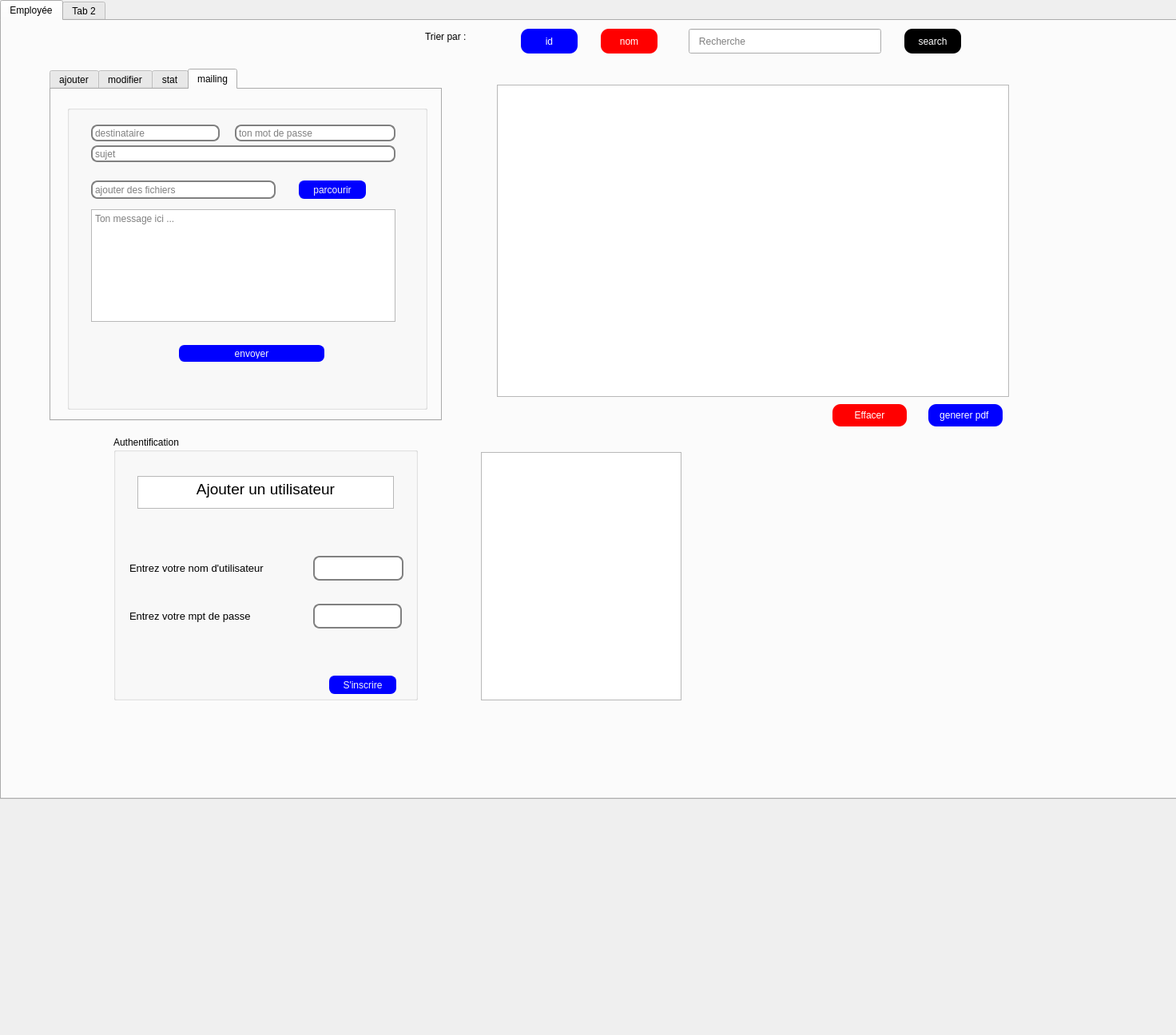
<?xml version="1.0" encoding="UTF-8"?>
<ui version="4.0">
 <class>gestionemploye</class>
 <widget class="QDialog" name="gestionemploye">
  <property name="geometry">
   <rect>
    <x>0</x>
    <y>0</y>
    <width>1472</width>
    <height>1296</height>
   </rect>
  </property>
  <property name="windowTitle">
   <string>Dialog</string>
  </property>
  <widget class="QTabWidget" name="tabWidget">
   <property name="geometry">
    <rect>
     <x>0</x>
     <y>0</y>
     <width>1531</width>
     <height>1001</height>
    </rect>
   </property>
   <property name="currentIndex">
    <number>0</number>
   </property>
   <widget class="QWidget" name="tab_9">
    <attribute name="title">
     <string>Employée</string>
    </attribute>
    <widget class="QLineEdit" name="lineEdit_7">
     <property name="geometry">
      <rect>
       <x>860</x>
       <y>10</y>
       <width>241</width>
       <height>31</height>
      </rect>
     </property>
     <property name="placeholderText">
      <string>   Recherche</string>
     </property>
    </widget>
    <widget class="QPushButton" name="pushButton_11">
     <property name="geometry">
      <rect>
       <x>1130</x>
       <y>10</y>
       <width>71</width>
       <height>31</height>
      </rect>
     </property>
     <property name="styleSheet">
      <string notr="true">background-color:black;
font 700 10pt &quot;segoe Print&quot; ;
color:white ;
border-radius : 10px ;
</string>
     </property>
     <property name="text">
      <string>search</string>
     </property>
    </widget>
    <widget class="QTabWidget" name="tabWidget_3">
     <property name="geometry">
      <rect>
       <x>60</x>
       <y>60</y>
       <width>491</width>
       <height>441</height>
      </rect>
     </property>
     <property name="styleSheet">
      <string notr="true">font: 75 8pt &quot;MS Shell Dlg 2&quot;;</string>
     </property>
     <property name="currentIndex">
      <number>3</number>
     </property>
     <widget class="QWidget" name="tab_10">
      <attribute name="title">
       <string>ajouter</string>
      </attribute>
      <widget class="QLabel" name="label_21">
       <property name="geometry">
        <rect>
         <x>60</x>
         <y>40</y>
         <width>101</width>
         <height>21</height>
        </rect>
       </property>
       <property name="text">
        <string>id</string>
       </property>
      </widget>
      <widget class="QLineEdit" name="salaire_e_5">
       <property name="geometry">
        <rect>
         <x>140</x>
         <y>190</y>
         <width>111</width>
         <height>22</height>
        </rect>
       </property>
      </widget>
      <widget class="QLineEdit" name="mail_e_5">
       <property name="geometry">
        <rect>
         <x>140</x>
         <y>250</y>
         <width>113</width>
         <height>22</height>
        </rect>
       </property>
      </widget>
      <widget class="QPushButton" name="ajouter_e_3">
       <property name="geometry">
        <rect>
         <x>340</x>
         <y>340</y>
         <width>93</width>
         <height>28</height>
        </rect>
       </property>
       <property name="styleSheet">
        <string notr="true">background-color:blue ;
font 700 10pt &quot;segoe Print&quot; ;
color:white ;
border-radius : 10px ;
</string>
       </property>
       <property name="text">
        <string>ajouter</string>
       </property>
      </widget>
      <widget class="QLineEdit" name="nom_e_5">
       <property name="geometry">
        <rect>
         <x>140</x>
         <y>90</y>
         <width>113</width>
         <height>22</height>
        </rect>
       </property>
      </widget>
      <widget class="QLineEdit" name="id_e_5">
       <property name="geometry">
        <rect>
         <x>140</x>
         <y>40</y>
         <width>113</width>
         <height>22</height>
        </rect>
       </property>
      </widget>
      <widget class="QLabel" name="label_22">
       <property name="geometry">
        <rect>
         <x>60</x>
         <y>190</y>
         <width>81</width>
         <height>16</height>
        </rect>
       </property>
       <property name="text">
        <string>salaire</string>
       </property>
      </widget>
      <widget class="QLabel" name="label_23">
       <property name="geometry">
        <rect>
         <x>60</x>
         <y>260</y>
         <width>56</width>
         <height>16</height>
        </rect>
       </property>
       <property name="text">
        <string>mail :</string>
       </property>
      </widget>
      <widget class="QLabel" name="label_24">
       <property name="geometry">
        <rect>
         <x>60</x>
         <y>140</y>
         <width>56</width>
         <height>16</height>
        </rect>
       </property>
       <property name="text">
        <string>prenom :</string>
       </property>
      </widget>
      <widget class="QLabel" name="label_25">
       <property name="geometry">
        <rect>
         <x>60</x>
         <y>90</y>
         <width>101</width>
         <height>21</height>
        </rect>
       </property>
       <property name="text">
        <string>nom :</string>
       </property>
      </widget>
      <widget class="QLineEdit" name="prenom_e_5">
       <property name="geometry">
        <rect>
         <x>140</x>
         <y>140</y>
         <width>113</width>
         <height>22</height>
        </rect>
       </property>
      </widget>
     </widget>
     <widget class="QWidget" name="tab_11">
      <attribute name="title">
       <string>modifier</string>
      </attribute>
      <widget class="QLabel" name="label_26">
       <property name="geometry">
        <rect>
         <x>50</x>
         <y>150</y>
         <width>56</width>
         <height>16</height>
        </rect>
       </property>
       <property name="text">
        <string>prenom :</string>
       </property>
      </widget>
      <widget class="QLineEdit" name="id_e_6">
       <property name="geometry">
        <rect>
         <x>130</x>
         <y>50</y>
         <width>113</width>
         <height>22</height>
        </rect>
       </property>
      </widget>
      <widget class="QLabel" name="label_27">
       <property name="geometry">
        <rect>
         <x>50</x>
         <y>270</y>
         <width>56</width>
         <height>16</height>
        </rect>
       </property>
       <property name="text">
        <string>mail :</string>
       </property>
      </widget>
      <widget class="QLineEdit" name="mail_e_6">
       <property name="geometry">
        <rect>
         <x>130</x>
         <y>260</y>
         <width>113</width>
         <height>22</height>
        </rect>
       </property>
      </widget>
      <widget class="QLabel" name="label_28">
       <property name="geometry">
        <rect>
         <x>50</x>
         <y>200</y>
         <width>81</width>
         <height>16</height>
        </rect>
       </property>
       <property name="text">
        <string>salaire</string>
       </property>
      </widget>
      <widget class="QLineEdit" name="salaire_e_6">
       <property name="geometry">
        <rect>
         <x>130</x>
         <y>200</y>
         <width>111</width>
         <height>22</height>
        </rect>
       </property>
      </widget>
      <widget class="QLineEdit" name="prenom_e_6">
       <property name="geometry">
        <rect>
         <x>130</x>
         <y>150</y>
         <width>113</width>
         <height>22</height>
        </rect>
       </property>
      </widget>
      <widget class="QLabel" name="label_29">
       <property name="geometry">
        <rect>
         <x>50</x>
         <y>50</y>
         <width>101</width>
         <height>21</height>
        </rect>
       </property>
       <property name="text">
        <string>id</string>
       </property>
      </widget>
      <widget class="QLabel" name="label_30">
       <property name="geometry">
        <rect>
         <x>50</x>
         <y>100</y>
         <width>101</width>
         <height>21</height>
        </rect>
       </property>
       <property name="text">
        <string>nom :</string>
       </property>
      </widget>
      <widget class="QLineEdit" name="nom_e_6">
       <property name="geometry">
        <rect>
         <x>130</x>
         <y>100</y>
         <width>113</width>
         <height>22</height>
        </rect>
       </property>
      </widget>
      <widget class="QPushButton" name="UPDATE_3">
       <property name="geometry">
        <rect>
         <x>330</x>
         <y>330</y>
         <width>93</width>
         <height>28</height>
        </rect>
       </property>
       <property name="styleSheet">
        <string notr="true">background-color:blue ;
font 700 10pt &quot;segoe Print&quot; ;
color:white ;
border-radius : 10px ;
</string>
       </property>
       <property name="text">
        <string>mettre a jour</string>
       </property>
      </widget>
     </widget>
     <widget class="QWidget" name="stat_3">
      <attribute name="title">
       <string>stat</string>
      </attribute>
      <widget class="QWidget" name="stats_5" native="true">
       <property name="geometry">
        <rect>
         <x>20</x>
         <y>30</y>
         <width>441</width>
         <height>361</height>
        </rect>
       </property>
      </widget>
     </widget>
     <widget class="QWidget" name="mailing_3">
      <attribute name="title">
       <string>mailing</string>
      </attribute>
      <widget class="QGroupBox" name="groupBox_4">
       <property name="geometry">
        <rect>
         <x>20</x>
         <y>20</y>
         <width>451</width>
         <height>381</height>
        </rect>
       </property>
       <property name="title">
        <string/>
       </property>
       <widget class="QTextEdit" name="msg_3">
        <property name="geometry">
         <rect>
          <x>30</x>
          <y>130</y>
          <width>381</width>
          <height>141</height>
         </rect>
        </property>
        <property name="styleSheet">
         <string notr="true">font: 75 12pt &quot;NSimSun&quot;;</string>
        </property>
        <property name="html">
         <string>&lt;!DOCTYPE HTML PUBLIC &quot;-//W3C//DTD HTML 4.0//EN&quot; &quot;http://www.w3.org/TR/REC-html40/strict.dtd&quot;&gt;
&lt;html&gt;&lt;head&gt;&lt;meta name=&quot;qrichtext&quot; content=&quot;1&quot; /&gt;&lt;style type=&quot;text/css&quot;&gt;
p, li { white-space: pre-wrap; }
&lt;/style&gt;&lt;/head&gt;&lt;body style=&quot; font-family:'NSimSun'; font-size:12pt; font-weight:72; font-style:normal;&quot;&gt;
&lt;p style=&quot;-qt-paragraph-type:empty; margin-top:0px; margin-bottom:0px; margin-left:0px; margin-right:0px; -qt-block-indent:0; text-indent:0px;&quot;&gt;&lt;br /&gt;&lt;/p&gt;&lt;/body&gt;&lt;/html&gt;</string>
        </property>
        <property name="placeholderText">
         <string>Ton message ici ...</string>
        </property>
       </widget>
       <widget class="QLineEdit" name="mail_pass_3">
        <property name="geometry">
         <rect>
          <x>210</x>
          <y>24</y>
          <width>201</width>
          <height>21</height>
         </rect>
        </property>
        <property name="styleSheet">
         <string notr="true">QLineEdit {
padding: 1px;
border-style: solid;
border: 2px solid gray;
border-radius: 8px;
font: 75 12pt &quot;NSimSun&quot;;
}</string>
        </property>
        <property name="echoMode">
         <enum>QLineEdit::Password</enum>
        </property>
        <property name="placeholderText">
         <string>ton mot de passe</string>
        </property>
       </widget>
       <widget class="QLineEdit" name="file_3">
        <property name="geometry">
         <rect>
          <x>30</x>
          <y>94</y>
          <width>231</width>
          <height>23</height>
         </rect>
        </property>
        <property name="styleSheet">
         <string notr="true">QLineEdit {
padding: 1px;
border-style: solid;
border: 2px solid gray;
border-radius: 8px;
font: 75 12pt &quot;NSimSun&quot;;
}</string>
        </property>
        <property name="text">
         <string/>
        </property>
        <property name="placeholderText">
         <string>ajouter des fichiers</string>
        </property>
       </widget>
       <widget class="QLineEdit" name="rcpt_3">
        <property name="geometry">
         <rect>
          <x>30</x>
          <y>24</y>
          <width>161</width>
          <height>21</height>
         </rect>
        </property>
        <property name="styleSheet">
         <string notr="true">QLineEdit {
padding: 1px;
border-style: solid;
border: 2px solid gray;
border-radius: 8px;
font: 75 12pt &quot;NSimSun&quot;;
}</string>
        </property>
        <property name="placeholderText">
         <string>destinataire</string>
        </property>
       </widget>
       <widget class="QPushButton" name="browseBtn_3">
        <property name="geometry">
         <rect>
          <x>290</x>
          <y>94</y>
          <width>84</width>
          <height>23</height>
         </rect>
        </property>
        <property name="styleSheet">
         <string notr="true">QPushButton {
color: rgb(245, 245, 245);
background-color: rgb(0, 0, 255);
border-width: 1px;
border-color: rgb(0, 0, 255);
border-style: solid;
border-radius: 7;
padding: 3px;
font-size: 68 ;
padding-left: 1px;
padding-right: 1px;
min-width: 80px;
max-width: 30px;
min-height: 8px;
max-height: 15px;
font: 75 10pt &quot;NSimSun&quot;;
}</string>
        </property>
        <property name="text">
         <string>parcourir</string>
        </property>
       </widget>
       <widget class="QLineEdit" name="sujet_3">
        <property name="geometry">
         <rect>
          <x>30</x>
          <y>50</y>
          <width>381</width>
          <height>21</height>
         </rect>
        </property>
        <property name="styleSheet">
         <string notr="true">QLineEdit {
padding: 1px;
border-style: solid;
border: 2px solid gray;
border-radius: 8px;
font: 75 12pt &quot;NSimSun&quot;;
}</string>
        </property>
        <property name="placeholderText">
         <string>sujet</string>
        </property>
       </widget>
       <widget class="QPushButton" name="sendBtn_3">
        <property name="geometry">
         <rect>
          <x>140</x>
          <y>300</y>
          <width>182</width>
          <height>21</height>
         </rect>
        </property>
        <property name="styleSheet">
         <string notr="true">QPushButton {
color: rgb(245, 245, 245);
background-color: rgb(0, 0, 255);
border-width: 1px;
border-color: rgb(0, 0, 255);
border-style: solid;
border-radius: 7;
padding: 3px;
font-size: 68 ;
padding-left: 50px;
padding-right: 50px;
min-width: 80px;
max-width: 80px;
min-height: 8px;
max-height: 15px;
font: 75 10pt &quot;NSimSun&quot;;

}</string>
        </property>
        <property name="text">
         <string>envoyer</string>
        </property>
       </widget>
      </widget>
     </widget>
    </widget>
    <widget class="QTableView" name="tab_employe_5">
     <property name="geometry">
      <rect>
       <x>620</x>
       <y>80</y>
       <width>641</width>
       <height>391</height>
      </rect>
     </property>
     <property name="styleSheet">
      <string notr="true"> QTableView {
     selection-background-color: qlineargradient(rgb(0, 170, 255));
font: 75 12pt &quot;NSimSun&quot;;
 }
 QTableView QTableCornerButton::section {
     background:  rgb(0, 0, 255);
     border: 2px outset  rgb(0, 0, 255);
 }</string>
     </property>
    </widget>
    <widget class="QWidget" name="widget_3" native="true">
     <property name="geometry">
      <rect>
       <x>670</x>
       <y>580</y>
       <width>91</width>
       <height>61</height>
      </rect>
     </property>
     <property name="styleSheet">
      <string notr="true">border-image: url(:/new/prefix1/icons/logo.png);
</string>
     </property>
     <widget class="QLineEdit" name="id_e_s_3">
      <property name="geometry">
       <rect>
        <x>40</x>
        <y>-20</y>
        <width>16</width>
        <height>16</height>
       </rect>
      </property>
      <property name="styleSheet">
       <string notr="true">background-color: rgb(255, 255, 255);
border-color: rgb(255, 255, 255);</string>
      </property>
     </widget>
    </widget>
    <widget class="QPushButton" name="pushButton_12">
     <property name="geometry">
      <rect>
       <x>650</x>
       <y>10</y>
       <width>71</width>
       <height>31</height>
      </rect>
     </property>
     <property name="styleSheet">
      <string notr="true">background-color:blue ;
font 700 10pt &quot;segoe Print&quot; ;
color:white ;
border-radius : 10px ;</string>
     </property>
     <property name="text">
      <string>id</string>
     </property>
    </widget>
    <widget class="QLabel" name="label_76">
     <property name="geometry">
      <rect>
       <x>530</x>
       <y>10</y>
       <width>131</width>
       <height>20</height>
      </rect>
     </property>
     <property name="styleSheet">
      <string notr="true">font: 75 12pt &quot;NSimSun&quot;;</string>
     </property>
     <property name="text">
      <string>Trier par :</string>
     </property>
    </widget>
    <widget class="QPushButton" name="pushButton_13">
     <property name="geometry">
      <rect>
       <x>750</x>
       <y>10</y>
       <width>71</width>
       <height>31</height>
      </rect>
     </property>
     <property name="styleSheet">
      <string notr="true">background-color:red ;
font 700 10pt &quot;segoe Print&quot; ;
color:white ;
border-radius : 10px ;
</string>
     </property>
     <property name="text">
      <string>nom</string>
     </property>
    </widget>
    <widget class="QPushButton" name="pushButton_14">
     <property name="geometry">
      <rect>
       <x>1160</x>
       <y>480</y>
       <width>93</width>
       <height>28</height>
      </rect>
     </property>
     <property name="styleSheet">
      <string notr="true">background-color:blue ;
font 700 10pt &quot;segoe Print&quot; ;
color:white ;
border-radius : 10px ;</string>
     </property>
     <property name="text">
      <string>generer pdf </string>
     </property>
    </widget>
    <widget class="QPushButton" name="supprimer_e_3">
     <property name="geometry">
      <rect>
       <x>1040</x>
       <y>480</y>
       <width>93</width>
       <height>28</height>
      </rect>
     </property>
     <property name="styleSheet">
      <string notr="true">background-color:red ;
font 700 10pt &quot;segoe Print&quot; ;
color:white ;
border-radius : 10px ;
</string>
     </property>
     <property name="text">
      <string>Effacer</string>
     </property>
    </widget>
    <widget class="QGroupBox" name="groupBox_10">
     <property name="geometry">
      <rect>
       <x>140</x>
       <y>520</y>
       <width>381</width>
       <height>331</height>
      </rect>
     </property>
     <property name="title">
      <string>Authentification</string>
     </property>
     <widget class="QTextEdit" name="textEdit_4">
      <property name="geometry">
       <rect>
        <x>30</x>
        <y>50</y>
        <width>321</width>
        <height>41</height>
       </rect>
      </property>
      <property name="html">
       <string>&lt;!DOCTYPE HTML PUBLIC &quot;-//W3C//DTD HTML 4.0//EN&quot; &quot;http://www.w3.org/TR/REC-html40/strict.dtd&quot;&gt;
&lt;html&gt;&lt;head&gt;&lt;meta name=&quot;qrichtext&quot; content=&quot;1&quot; /&gt;&lt;style type=&quot;text/css&quot;&gt;
p, li { white-space: pre-wrap; }
&lt;/style&gt;&lt;/head&gt;&lt;body style=&quot; font-family:'MS Shell Dlg 2'; font-size:7.8pt; font-weight:400; font-style:normal;&quot;&gt;
&lt;p align=&quot;center&quot; style=&quot; margin-top:0px; margin-bottom:0px; margin-left:0px; margin-right:0px; -qt-block-indent:0; text-indent:0px;&quot;&gt;&lt;span style=&quot; font-family:'MS Shell Dlg 2'; font-size:14pt;&quot;&gt;Ajouter un utilisateur&lt;/span&gt;&lt;/p&gt;&lt;/body&gt;&lt;/html&gt;</string>
      </property>
     </widget>
     <widget class="QLineEdit" name="idajout_3">
      <property name="geometry">
       <rect>
        <x>250</x>
        <y>150</y>
        <width>113</width>
        <height>31</height>
       </rect>
      </property>
      <property name="styleSheet">
       <string notr="true">QLineEdit {
padding: 1px;
border-style: solid;
border: 2px solid gray;
border-radius: 8px;
}</string>
      </property>
     </widget>
     <widget class="QPushButton" name="pushButton_15">
      <property name="geometry">
       <rect>
        <x>270</x>
        <y>300</y>
        <width>84</width>
        <height>23</height>
       </rect>
      </property>
      <property name="minimumSize">
       <size>
        <width>84</width>
        <height>16</height>
       </size>
      </property>
      <property name="styleSheet">
       <string notr="true">QPushButton {
color: rgb(245, 245, 245);
background-color: rgb(0, 0, 255);
border-width: 1px;
border-color: rgb(0, 0, 255);
border-style: solid;
border-radius: 7;
padding: 3px;
font-size: 68 ;
padding-left: 1px;
padding-right: 1px;
min-width: 80px;
max-width: 30px;
min-height: 8px;
max-height: 15px;
font: 75 10pt &quot;NSimSun&quot;;
}</string>
      </property>
      <property name="text">
       <string>S'inscrire</string>
      </property>
     </widget>
     <widget class="QLabel" name="label_40">
      <property name="geometry">
       <rect>
        <x>20</x>
        <y>210</y>
        <width>211</width>
        <height>31</height>
       </rect>
      </property>
      <property name="font">
       <font>
        <pointsize>10</pointsize>
       </font>
      </property>
      <property name="text">
       <string>Entrez votre mpt de passe</string>
      </property>
     </widget>
     <widget class="QLineEdit" name="mpajout_3">
      <property name="geometry">
       <rect>
        <x>250</x>
        <y>210</y>
        <width>111</width>
        <height>31</height>
       </rect>
      </property>
      <property name="styleSheet">
       <string notr="true">QLineEdit {
padding: 1px;
border-style: solid;
border: 2px solid gray;
border-radius: 8px;
}</string>
      </property>
      <property name="echoMode">
       <enum>QLineEdit::Password</enum>
      </property>
     </widget>
     <widget class="QLabel" name="label_41">
      <property name="geometry">
       <rect>
        <x>20</x>
        <y>155</y>
        <width>221</width>
        <height>21</height>
       </rect>
      </property>
      <property name="font">
       <font>
        <pointsize>10</pointsize>
       </font>
      </property>
      <property name="text">
       <string>Entrez votre nom d'utilisateur</string>
      </property>
     </widget>
    </widget>
    <widget class="QTableView" name="tab_employe_6">
     <property name="geometry">
      <rect>
       <x>600</x>
       <y>540</y>
       <width>251</width>
       <height>311</height>
      </rect>
     </property>
     <property name="styleSheet">
      <string notr="true"> QTableView {
     selection-background-color: qlineargradient(rgb(0, 170, 255));
font: 75 12pt &quot;NSimSun&quot;;
 }
 QTableView QTableCornerButton::section {
     background:  rgb(0, 0, 255);
     border: 2px outset  rgb(0, 0, 255);
 }</string>
     </property>
    </widget>
    <widget class="QWidget" name="stats_6" native="true">
     <property name="geometry">
      <rect>
       <x>910</x>
       <y>520</y>
       <width>401</width>
       <height>331</height>
      </rect>
     </property>
    </widget>
   </widget>
   <widget class="QWidget" name="tab_12">
    <attribute name="title">
     <string>Tab 2</string>
    </attribute>
   </widget>
  </widget>
 </widget>
 <resources/>
 <connections/>
</ui>
